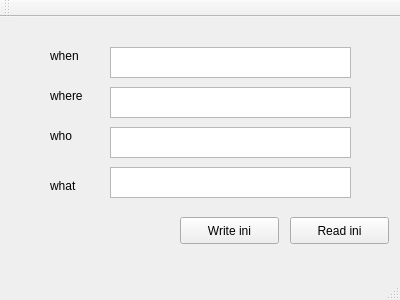
<?xml version="1.0" encoding="UTF-8"?>
<ui version="4.0">
 <class>MainWindow</class>
 <widget class="QMainWindow" name="MainWindow">
  <property name="geometry">
   <rect>
    <x>0</x>
    <y>0</y>
    <width>400</width>
    <height>300</height>
   </rect>
  </property>
  <property name="windowTitle">
   <string>MainWindow</string>
  </property>
  <widget class="QWidget" name="centralWidget">
   <widget class="QLabel" name="label">
    <property name="geometry">
     <rect>
      <x>50</x>
      <y>30</y>
      <width>51</width>
      <height>17</height>
     </rect>
    </property>
    <property name="text">
     <string>when</string>
    </property>
   </widget>
   <widget class="QLabel" name="label_2">
    <property name="geometry">
     <rect>
      <x>50</x>
      <y>70</y>
      <width>51</width>
      <height>17</height>
     </rect>
    </property>
    <property name="text">
     <string>where</string>
    </property>
   </widget>
   <widget class="QLabel" name="label_3">
    <property name="geometry">
     <rect>
      <x>50</x>
      <y>110</y>
      <width>41</width>
      <height>17</height>
     </rect>
    </property>
    <property name="text">
     <string>who</string>
    </property>
   </widget>
   <widget class="QLabel" name="label_4">
    <property name="geometry">
     <rect>
      <x>50</x>
      <y>160</y>
      <width>51</width>
      <height>17</height>
     </rect>
    </property>
    <property name="text">
     <string>what</string>
    </property>
   </widget>
   <widget class="QTextEdit" name="textEdit">
    <property name="geometry">
     <rect>
      <x>110</x>
      <y>30</y>
      <width>241</width>
      <height>31</height>
     </rect>
    </property>
   </widget>
   <widget class="QTextEdit" name="textEdit_2">
    <property name="geometry">
     <rect>
      <x>110</x>
      <y>70</y>
      <width>241</width>
      <height>31</height>
     </rect>
    </property>
   </widget>
   <widget class="QTextEdit" name="textEdit_3">
    <property name="geometry">
     <rect>
      <x>110</x>
      <y>110</y>
      <width>241</width>
      <height>31</height>
     </rect>
    </property>
   </widget>
   <widget class="QTextEdit" name="textEdit_4">
    <property name="geometry">
     <rect>
      <x>110</x>
      <y>150</y>
      <width>241</width>
      <height>31</height>
     </rect>
    </property>
   </widget>
   <widget class="QPushButton" name="pushButton">
    <property name="geometry">
     <rect>
      <x>180</x>
      <y>200</y>
      <width>99</width>
      <height>27</height>
     </rect>
    </property>
    <property name="text">
     <string>Write ini</string>
    </property>
   </widget>
   <widget class="QPushButton" name="pushButton_2">
    <property name="geometry">
     <rect>
      <x>290</x>
      <y>200</y>
      <width>99</width>
      <height>27</height>
     </rect>
    </property>
    <property name="text">
     <string>Read ini</string>
    </property>
   </widget>
  </widget>
  <widget class="QMenuBar" name="menuBar">
   <property name="geometry">
    <rect>
     <x>0</x>
     <y>0</y>
     <width>400</width>
     <height>28</height>
    </rect>
   </property>
  </widget>
  <widget class="QToolBar" name="mainToolBar">
   <attribute name="toolBarArea">
    <enum>TopToolBarArea</enum>
   </attribute>
   <attribute name="toolBarBreak">
    <bool>false</bool>
   </attribute>
  </widget>
  <widget class="QStatusBar" name="statusBar"/>
 </widget>
 <layoutdefault spacing="6" margin="11"/>
 <resources/>
 <connections/>
</ui>
